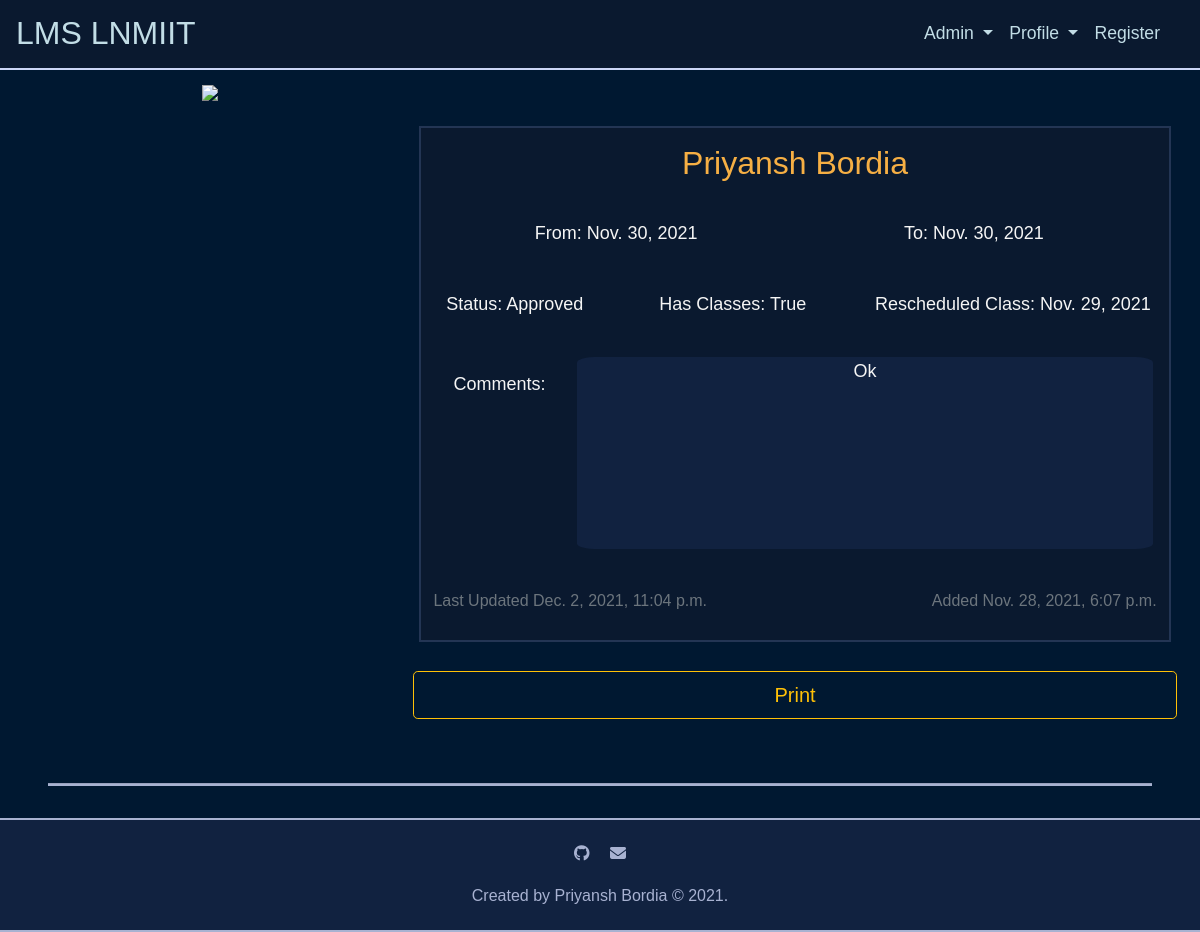
/application/23 (signed in), run on an earlier commit of the app's database.
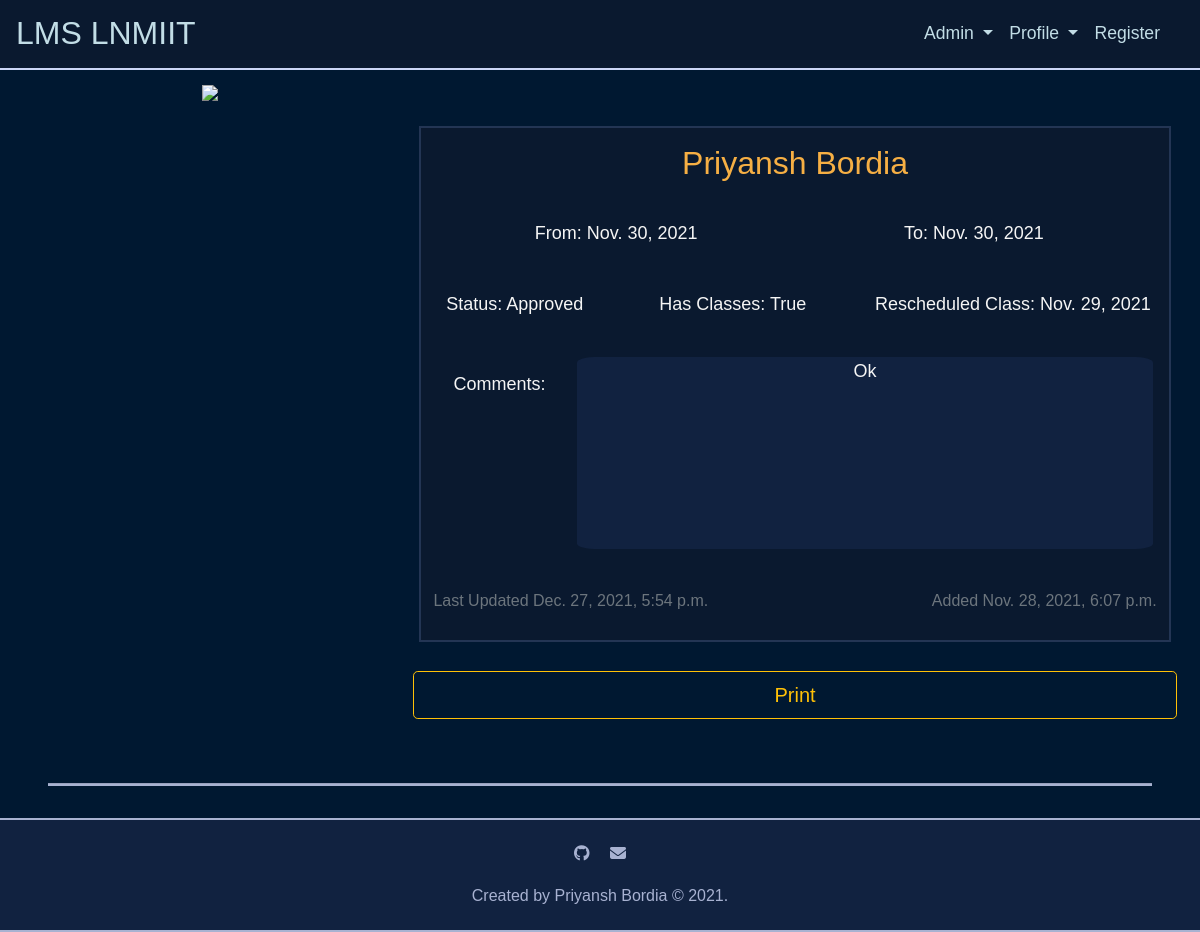
And on a later commit of the database.
### leave/models.py (models this page shows, shortened)
class Application(models.Model):
	PENDING = 'P'
	APPROVED = 'A'
	REJECTED = 'R'
	APPLICATION_STATUS = (
		('P', 'Pending'),
		('A', 'Approved'),
		('R', 'Rejected'),
	)
	person = models.ForeignKey(Person, on_delete=models.CASCADE, related_name='applicant', default=1)
	status = models.CharField(max_length=1, choices=APPLICATION_STATUS, default='P')
	start_date = models.DateField(blank=False, null=False)
	end_date = models.DateField(blank=False, null=False)
	hasClasses = models.BooleanField(blank=False, null=False, default=False)
	rescheduled_date = models.DateField(blank=True, null=True)
	up_next = models.ForeignKey(Person, on_delete=models.CASCADE, related_name='up_next', default=1)
	comments = models.TextField(blank=True, null=False)
	updated_at = models.DateTimeField(auto_now=True)
	created_at = models.DateTimeField(auto_now_add=True)
	class Meta:
		ordering = ['start_date', 'end_date']

class Person(models.Model):
	DIRECTOR = 'DR'
	DEAN_OF_ACADEMIC_AFFAIRS = 'DOAA'
	DEAN_OF_FACULTY_AFFAIRS = 'DOFA'
	DEAN_OF_STUDENT_AFFAIRS = 'DOSA'
	HEAD_OF_DEPARTMENT = 'HOD'
	FACULTY = 'F'
	VISITING_FACULTY = 'VF'
	REGISTRAR = 'RG'
	HEAD_OF_STAFF = 'HOS'
	STAFF = 'S'
	COMPUTER_SCIENCE_AND_ENGINEERING = 'CSE'
	ELECTRONICS_AND_COMMUNICATION_ENGINEERING = 'ECE'
	MECHANICAL_AND_MECHATRONICS_ENGINEERING = 'ME'
	HUMANITIES_AND_SOCIAL_SCIENCES = 'HSS'
	MATHEMATICS = 'MH'
	PHYSICS = 'PH'
	NON_TEACHING_STAFF = 'NTS'
	PERSON_ROLES = (
		('DR', 'Director'),
		('DOAA', 'Dean of Academic Affairs'),
		('DOFA', 'Dean of Faculty Affairs'),
		('DOSA', 'Dean of Student Affairs'),
		('HOD', 'Head of Department'),
		('F', 'Faculty'),
		('VF', 'Visiting Faculty'),
		('RG', 'Registrar'),
		('HOS', 'Head of Staff'),
		('S', 'Staff'),
	)
	DEPARTMENT = (
		('CSE', 'Computer Science and Engineering'),
		('ECE', 'Electronics and Communication Engineering'),
		('ME', 'Mechanical and Mechatronics Engineering'),
		('HSS', 'Humanities and Social Sciences'),
		('MH', 'Mathematics'),
		('PH', 'Physics'),
		('NTS', 'Non Teaching Staff'),
	)
	user = models.OneToOneField(User, on_delete=models.CASCADE, related_name='person')
	faculty_id = models.CharField(max_length=10, blank=False, null=False, unique=True, default='0')
	leave_count = models.IntegerField(validators=[MinValueValidator(0)], blank=False, null=False, default=22)
	department = models.CharField(max_length=3, choices=DEPARTMENT, blank=False, null=False, default='CSE')
	first_name = models.CharField(max_length=50, validators=[MinLengthValidator(1)], blank=False, null=False)
	last_name = models.CharField(max_length=50, blank=True, null=False)
	email = models.EmailField(blank=False, null=False, unique=True)
	office_no = models.IntegerField(blank=False, null=False, default='0000')
	role = models.CharField(max_length=5, choices=PERSON_ROLES, default='F')
	updated_at = models.DateTimeField(auto_now=True)
	created_at = models.DateTimeField(auto_now_add=True)
	class Meta:
		ordering = ['id']
		verbose_name = 'Person'
		verbose_name_plural = 'Persons'

### leave/views.py (the view)
# urls.py: path('application/<int:application_id>', views.application, name='application'),
@login_required
@require_http_methods(["GET"])
def application(request, application_id):
	try:
		application = Application.objects.get(pk=application_id)
		return render(request, 'leave/application.html', context={'application': application})
	except Application.DoesNotExist:
		return render(request, 'leave/error.html', context={})

### leave/templates/leave/application.html (shortened to what this page needs)
{% extends "leave/base.html" %}
{% block head %}
	{% load static %}
	{% load bootstrap4 %}
	{% load fontawesome_5 %}
	{% load humanizelib %}
{% endblock %}
{% block body %}
	<div class="container-fluid text-center">
		<div class="row justify-content-center">
			<div class="col-md-4">
				<img src="https://img.icons8.com/bubbles/200/000000/multi-edit.png" />
			</div>
			<div class="col-md-8 application">
				<div id="printableArea" class="application__grid">
					<h2 class="application__grid__name">{{ application.person.first_name }} {{ application.person.last_name }}</h2>
					<div class="row application__grid__date">
						<div class="col-md-6">From: {{ application.start_date|date }}</div>
						<div class="col-md-6">To: {{ application.end_date|date }}</div>
					</div>
					<div class="row application__grid__desc">
						<div class="col-md-3">Status: {{ application.get_status_display }}</div>
						<div class="col-md-4">Has Classes: {{ application.hasClasses }}</div>
						<div class="col-md-5">Rescheduled Class: {{ application.rescheduled_date }}</div>
					</div>
					<div style="float:left; margin:2rem;">Comments:</div>
					<div class="application__grid__comments"> {{ application.comments }}</div>
					<div class="row mt-0 mb-0">
						<div class="col-md-6">
							<p class="text-left pt-0 pr-auto pb-1 pl-1"><small class="text-muted">Last Updated {{ application.updated_at|naturaltime }}</small></p>
						</div>
						<div class="col-md-6">
							<p class="text-right pt-0 pr-1 pb-1 pl-auto"><small class="text-muted">Added {{ application.created_at|naturaltime }}</small></p>
						</div>
					</div>
				</div>
				<button onclick="printDiv('printableArea')" class="form-control form-control-lg btn btn-outline-warning btn-lg mt-3" type="submit" name="button">Print</button>
			</div>
		</div>
	</div>
{% endblock %}

What changed in the data, as far as the page shows it:
changed Application "Approved": updated_at "Dec. 2, 2021, 11:04 p.m." → "Dec. 27, 2021, 5:54 p.m."
